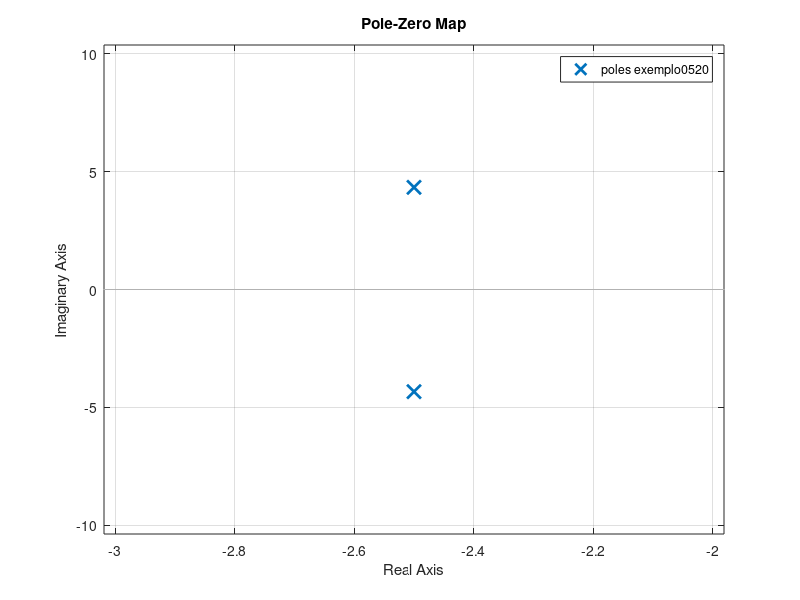
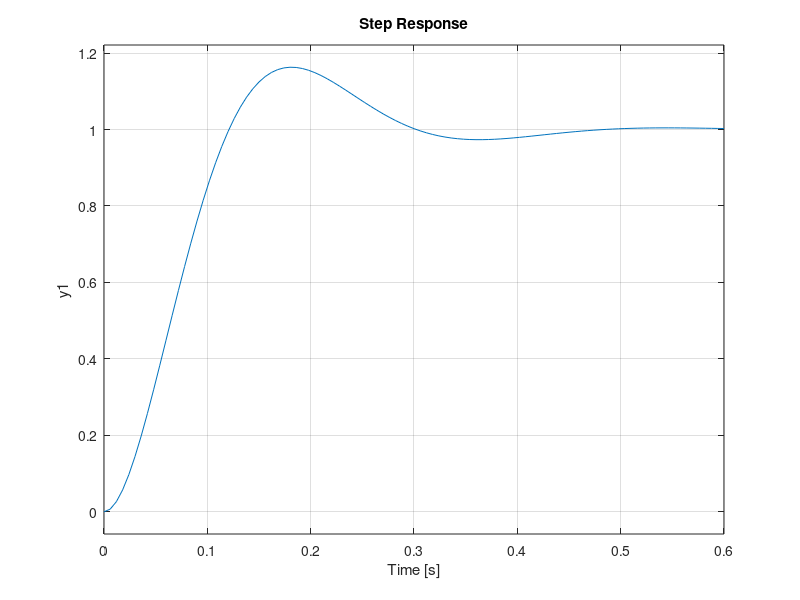
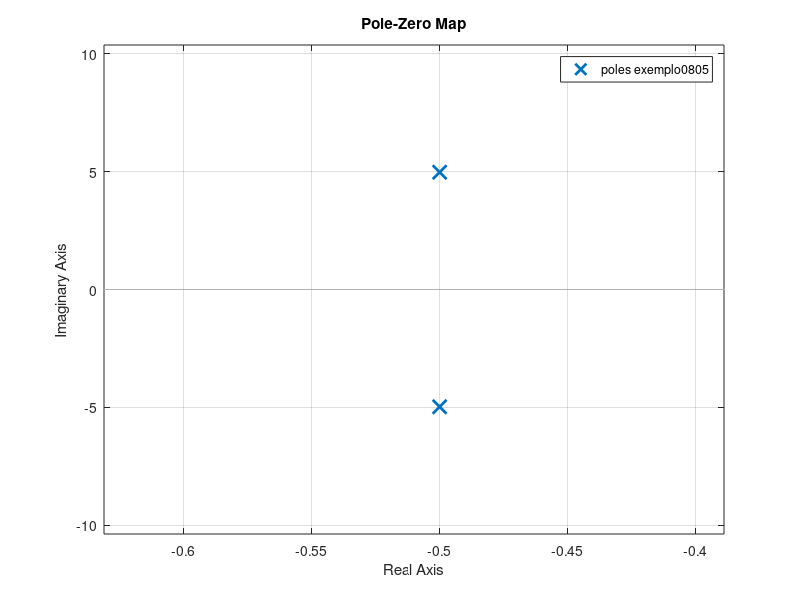
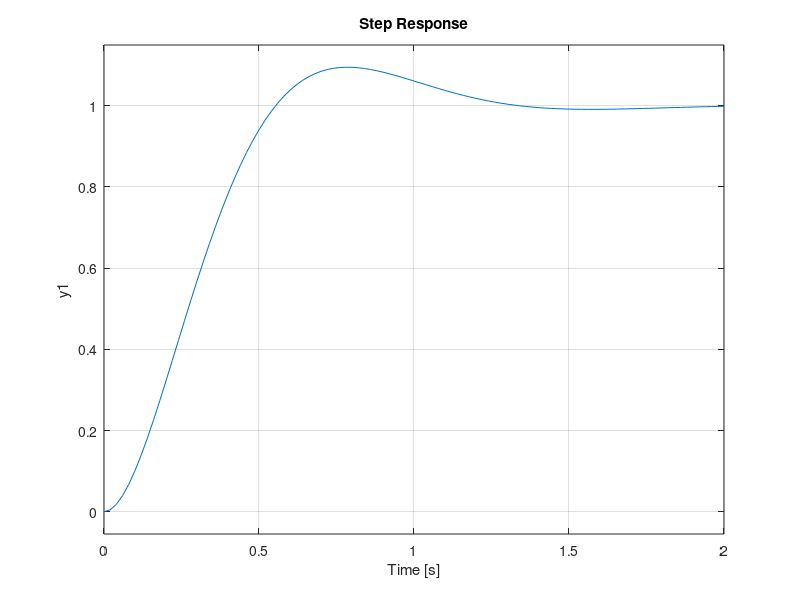

MATLAB code for these plots, in order:
% UFSC - Fundamentos de Controle (EES 7374)
% Exerc�cio sistemas de segunda ordem resposta subamortecida
% Data: 10/09/2020

clear all
close all
clc

% teste varia��o do wn
qsi=0.5
wn=5
exemplo0505=tf([wn^2],[1 2*qsi*wn wn^2])
wn=10
exemplo0510=tf([wn^2],[1 2*qsi*wn wn^2])
wn=20
exemplo0520=tf([wn^2],[1 2*qsi*wn wn^2])

figure
hold on
pzmap(exemplo0505)
pzmap(exemplo0510)
pzmap(exemplo0520)

figure
hold on
step(exemplo0505)
step(exemplo0510)
step(exemplo0520)

% teste varia��o do qsi
clear all
wn=5
qsi=0.1
exemplo0105=tf([wn^2],[1 2*qsi*wn wn^2])
qsi=0.4
exemplo0405=tf([wn^2],[1 2*qsi*wn wn^2])
qsi=0.6
exemplo0805=tf([wn^2],[1 2*qsi*wn wn^2])

figure
hold on
pzmap(exemplo0105)
pzmap(exemplo0405)
pzmap(exemplo0805)

figure
hold on
step(exemplo0105)
step(exemplo0405)
step(exemplo0805)

% teste varia��o da parte imagin�ria dos polos
clear all
sigma=0.5
wd=0.5
exemplo0505=zpk([],[-sigma+wd*i -sigma-wd*i],abs(-sigma+wd*i)^2)
wd=1
exemplo0510=zpk([],[-sigma+wd*i -sigma-wd*i],abs(-sigma+wd*i)^2)
wd=1.5
exemplo0515=zpk([],[-sigma+wd*i -sigma-wd*i],abs(-sigma+wd*i)^2)

figure
hold on
pzmap(exemplo0505)
pzmap(exemplo0510)
pzmap(exemplo0515)

figure
hold on
step(exemplo0505)
step(exemplo0510)
step(exemplo0515)

% teste varia��o da parte real dos polos
clear
wd=4
sigma=0.5
exemplo0504=zpk([],[-sigma+wd*i -sigma-wd*i],abs(-sigma+wd*i)^2)
sigma=1
exemplo1004=zpk([],[-sigma+wd*i -sigma-wd*i],abs(-sigma+wd*i)^2)
sigma-1.5
sigma=1.5
exemplo1504=zpk([],[-sigma+wd*i -sigma-wd*i],abs(-sigma+wd*i)^2)

figure
hold on
pzmap(exemplo0504)
pzmap(exemplo1004)
pzmap(exemplo1504)

figure
hold on
step(exemplo0504)
step(exemplo1004)
step(exemplo1504)